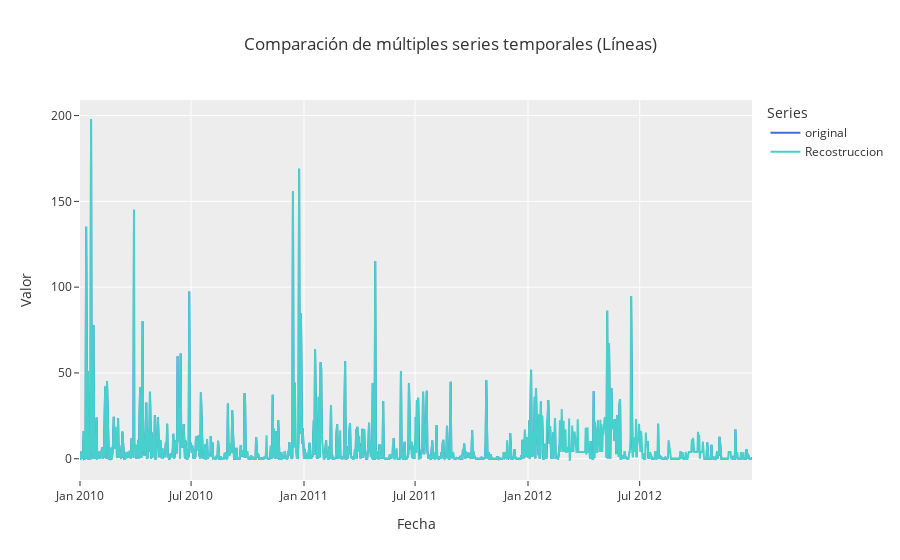

The cell this chart's notebook holds for it:
### Code cell
from graphics_utils.go import multi_line

fig = multi_line(original=dataset_model['value'], Recostruccion = dataset_model['value_complet'])
fig.show()

### Figure 1 — Plotly figure (JSON) as saved in the notebook; plotly's stock layout.template omitted (floating-point values rounded to 4 significant figures; data arrays with more than 128 entries replaced by an {"elided": "..."} marker saying what was removed)
{"data": [{"line": {"color": "royalblue"}, "mode": "lines", "name": "original", "type": "scatter", "x": {"elided": "1096 str values"}, "y": {"elided": "1096 float values"}}, {"line": {"color": "mediumturquoise"}, "mode": "lines", "name": "Recostruccion", "type": "scatter", "x": {"elided": "1096 str values"}, "y": {"elided": "1096 float values"}}], "layout": {"legend": {"title": {"text": "Series"}}, "title": {"text": "Comparación de múltiples series temporales (Líneas)"}, "xaxis": {"title": {"text": "Fecha"}}, "yaxis": {"title": {"text": "Valor"}}}}
